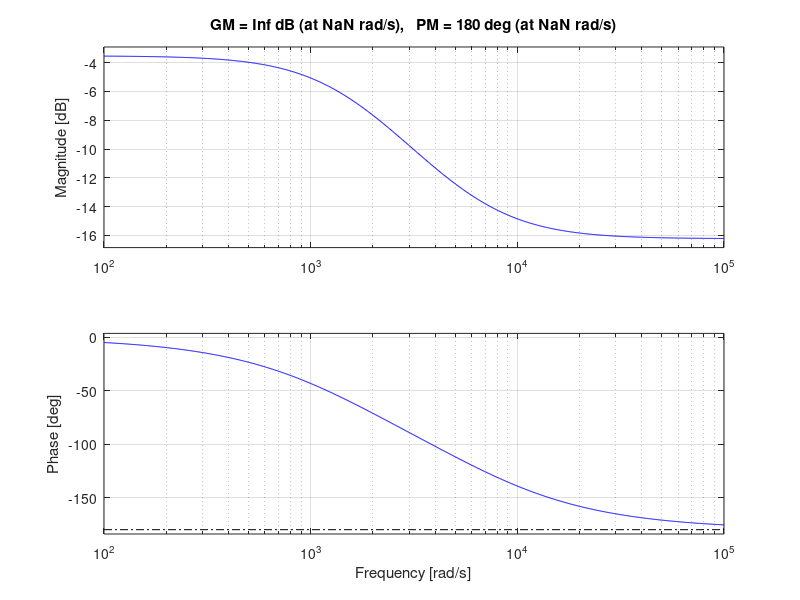
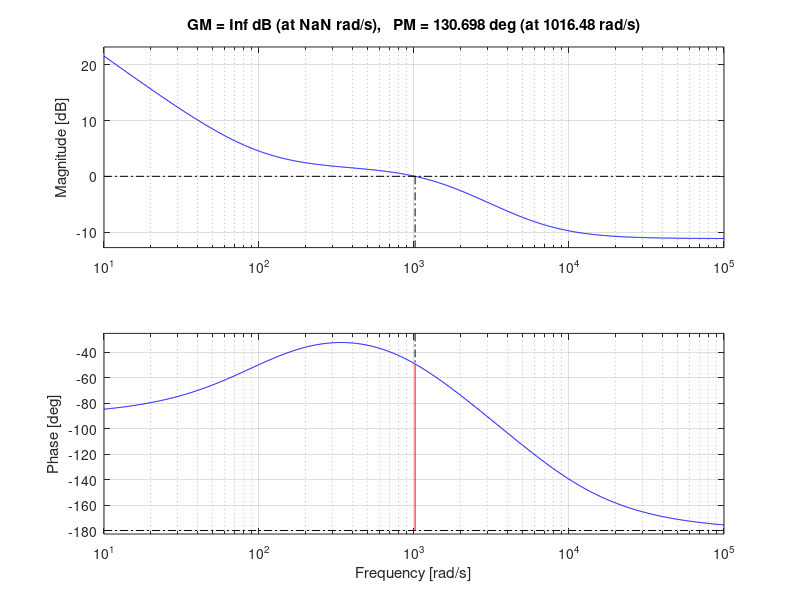

Recreate these plots in MATLAB, in order.
clear, close all, clc

%% Assignment 2:
% Part 1: Design a dq model of the PMSM in Simulink
% Datasheet:
Lq   = 1*10^-3; % H
Ld   = 1*10^-3; % H
R    = 1.5    ; % Ohm
L_M  = 0.1    ; % Nm/A
Kf   = 0.25   ; % Nm*s/rad
J    = 2      ; % kg*m²

% The q-part is completed by using the block diagram from Lecture 6
% PowerPoint. The d-part is found from the equation in same PowerPoint:
% vd = Rd*id + Ld * did/dt - Lq*w*iq

% Part 2: Design and implement PI controllers for the system and simulate a
% torque step response.

% notes: try different delays, bandwidths etc.

wc = 1000; % Resulting bandwidth: ~1500 rad/s
T = 1/((20*wc)/(2*pi));

% The dynamic models for dq are (roughly):
Gd = tf([1], [Ld R]);
Gq = tf([1], [Lq R]);

% As the models are identical for this assignment, just one transfer
% function needs to be found for the PI Controller, here using i_d.
% Map from continuous time into discrete time
Gdz = c2d(Gd, T);

% Make a bilinear transformation by Tustin mapping back into continuous
Gdw = d2c(Gdz, 'tustin');
[gain, phase] = bode(Gdw, wc);
figure(1)
margin(Gdw) % Plot of i_d model

% Design the PI controller in the continuous time
% The proportional part is solely a constant
kp = 1/gain; % Ensures crossover frequency is as wanted

% The integral part is then calculated
ki = 1; % I part's steady-state value, should not impact the system
wi = wc/10; % I part's natural frequency, should be around a decade lower than system's frequency due to phase impact
ti = 1/wi; % I part's time constant
Dps = tf([ti 1], [ti 0]);

% The resulting PI controller is then:
Ddpis = kp * Dps;

% Bode plot of plant with PI controller
figure(2)
[gain, phase] = bode(Gdw*kp*Dps, wc);
margin(Gdw*Ddpis)

% This must be transferred to the z-domain by Tustin
Ddpiz = c2d(Ddpis, T, 'tustin')

% Variables for use in Simulink:
Kp = kp;
Ti = ti;
Ki = Kp/ti;